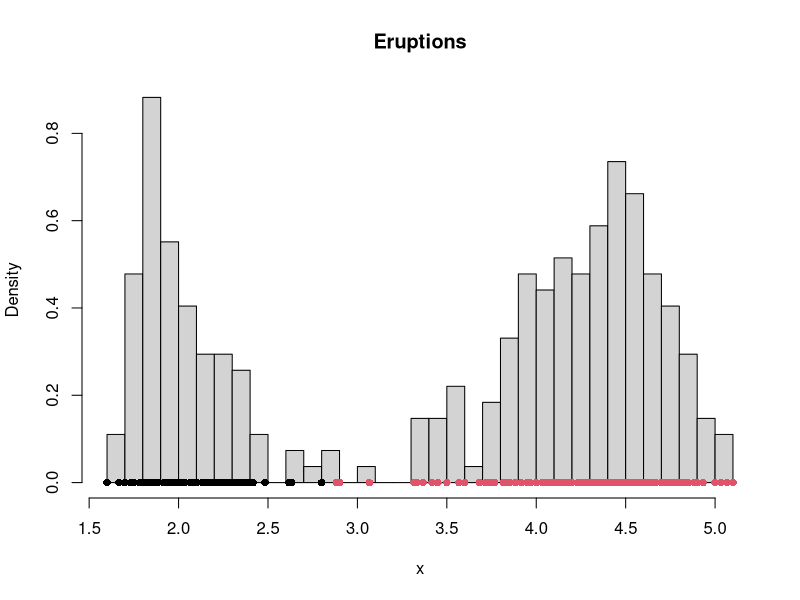
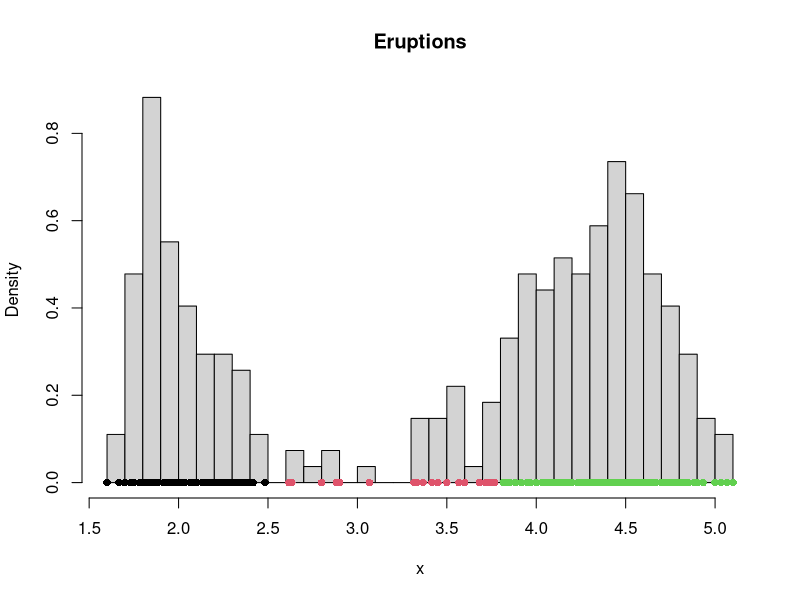
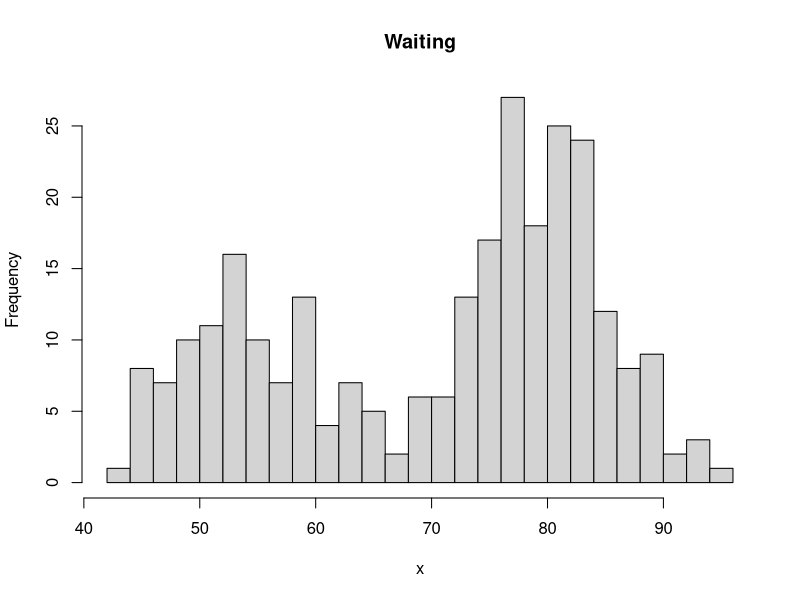

These figures' R source, in order: (Note: this script raises an error after producing the figures.)
#####Problem_01:
#Done

#=========================================================================================================
#####Problem_02:

GMMoneDim <- function(x, C)
{
  
  # Starting values
  pis <- runif(C-1, min = 0.2, max = 0.4)
  pis <- c(pis, 1-sum(pis))
  mu <- seq(min(x), max(x), length.out = C)
  sig2 <- rep(var(x) / C, C)
  
  diff <- 100
  tol <- 1e-5
  iter <- 0
  
  current <- c(pis, mu, sig2)
  
  while(diff>tol)
  {
    iter <- iter + 1
    
    #calculating gamma_ick
    gamma_prob <- matrix(0, nrow = length(x), ncol = C)
    for(c in 1:C)
    {
      gamma_prob[ ,c]  <- dnorm(x, mean = mu[c], sd = sqrt(sig2[c]))* pis[c]
    }
    Ep <- gamma_prob/(rowSums(gamma_prob))
    
    #updating parameters
    pis <- colMeans(Ep)
    mu <- colSums(Ep*x) / colSums(Ep)
    for(c in 1:C)
    {
      sig2[c] <- sum(Ep[,c]*(x - mu[c])^2) / sum(Ep[,c])
    }
    
    update <- c(pis, mu, sig2)
    
    diff <- norm(current - update, type = "2")
    current <- update
  }
  
  #calculating zi's
  gamma_prob <- matrix(0, nrow = length(x), ncol = C)
  for(c in 1:C)
  {
    gamma_prob[ ,c]  <- dnorm(x, mean = mu[c], sd = sqrt(sig2[c]))* pis[c]
  }
  Ep <- gamma_prob/(rowSums(gamma_prob))
  
  Zs <- numeric(length = length(x))
  for (i in 1:length(x))
  {
    Zs[i] <- which(Ep[i,] == max(Ep[i,]))
  }
  
  rtn <- list(Zs, mu, sig2, pis)
}

#rm(list = ls())
data(faithful)
head(faithful)

x <- faithful$eruptions

##for C= 2
erup2 <- GMMoneDim(x,2)
erup2

hist(x, breaks = 30, main = "Eruptions", freq = FALSE)

# add colored points
points(x, rep(0, length(x)), pch = 16, col = erup2[[1]])

##for C= 3
erup3 <- GMMoneDim(x,3)
erup3

hist(x, breaks = 30, main = "Eruptions", freq = FALSE)

# add colored points
points(x, rep(0, length(x)), pch = 16, col = erup3[[1]])


#=========================================================================================================
#####Problem_03:

log.like <- function(x, mu, sig2, pis)
{
  n <- length(x)
  C <- length(mu)
  track <- 0
  for(i in 1:n)
  {
    track2 <- 0
    for (c in 1:C)
    {
      track2 = track2 + pis[c] * dnorm(x[i], mu[c],sqrt(sig2[c]))
    }
    track <- track + log(track2)
  }
  return(track)
}

BIC <- function(x, C)
{
  #C = 2
  output <- GMMoneDim(x,C)
  mu <- output[[2]]
  sig2 <- output[[3]]
  pis <- output[[4]]
  lghd <- log.like(x, mu, sig2, pis)
  p <- 1
  K <- C*p^2 + p*C + C - 1
  n <- length(x)
  ret <- lghd - K * log(n)
  return(ret)
}

BIC(x,2)
BIC(x,3)
BIC(x,4)

#So, BIC is highest for C = 2. So, C = 2 is the best choice.


#=========================================================================================================
#####Problem_04:

#rm(list = ls())
data(faithful)
head(faithful)

x <- faithful$waiting

hist(x, breaks = 30, main = "Waiting")

#from histogram it looks like there are two groups. But we'll check it by BIC.

BIC(x,2)
BIC(x,3)
BIC(x,4)

#So here also C = 2 is best. 

wait <- GMMoneDim(x,2)
wait

hist(x, breaks = 30, main = "Eruptions", freq = FALSE)

# add colored points
points(x, rep(0, length(x)), pch = 16, col = wait[[1]])

#=========================================================================================================
#####Problem_05:
#understood

#=========================================================================================================
#####Problem_06:



GMMforD <- function(x, C, pis, mu, sig2)
{
  p <- dim(x)[2]
  
  diff <- 100
  tol <- 1e-5
  iter <- 0
  
  #setting current as a vector
  current <- c(pis, as.vector(mu), as.vector(sig2))
  
  #while loop
  while(diff>tol)
  {
    iter <- iter + 1
    
    library(mvtnorm)
    
    #calculating gamma_ick
    gamma_prob <- matrix(0, nrow = nrow(x), ncol = C)
    for(c in 1:C)
    {
      gamma_prob[ ,c]  <- dmvnorm(x, mean = mu[,c], sigma = sig2[, , c])* pis[c]
    }
    Ep <- gamma_prob/(rowSums(gamma_prob))
    
    #updating parameters
    pis <- colMeans(Ep)
    
    mu <- matrix(0, ncol = C, nrow = p)
    for (c in 1:C)
    {
      mu[ ,c] <- colSums(Ep[,c]*x) / colSums(Ep)[c]
    }

    sig2 <- array(0, dim = c(p,p,C))
    for (c in 1:C)
    {
      sig2.c <- matrix(0, nrow = 2, ncol = 2)
      for (i in 1:nrow(x))
      {
        sig2.c <- sig2.c + Ep[i,c] * (x[i,] - mu[,c]) %*% t((x[i,] - mu[,c]))
      }
      sig2[, , c] <- sig2.c / colSums(Ep)[c] + + diag(0.01, p)
    }
    
    
    #setting current as a vector
    update <- c(pis, as.vector(mu), as.vector(sig2))
    
    #calculating the gap between current and update
    diff <- norm(current - update, type = "2")
    current <- update
    
    #print(paste0("We are at iteration : ", iter))
    
  }
  
  #calculating zi's
  gamma_prob <- matrix(0, nrow = nrow(x), ncol = C)
  for(c in 1:C)
  {
    gamma_prob[ ,c]  <- dmvnorm(x, mean = mu[,c], sigma = sig2[, , c])* pis[c]
  }
  Ep <- gamma_prob/(rowSums(gamma_prob))
  
  Zs <- numeric(length = nrow(x))
  for (i in 1:nrow(x))
  {
    Zs[i] <- which(Ep[i,] == max(Ep[i,]))
  }
  
  rtn <- list(Zs, mu, sig2, pis, iter)
  return(rtn)
}

#=========================================================================================================
#####Problem_07:

data(faithful)
head(faithful)

x <- as.matrix(faithful)
C = 2

#starting from different starting values
#trial 1:
p <- dim(x)[2]

pis <- runif(C-1, min = 0.2, max = 0.4)
pis <- c(pis, 1-sum(pis))

mu <- matrix(0, ncol = C, nrow = p)
for (i in 1:p)
{
  mu[i,] <- seq(min(x[,i]), max(x[,i]), length.out = C)
}

sig2 <- array(0, dim = c(p,p,C))
for (i in 1:p)
{
  for (j in 1:p)
  {
    sig2[i,j, ] <- rep(cov(x[,i],x[,j]) / C, C)
  }
}

output1 <- GMMforD(x, C, pis, mu, sig2)

color <- output1[[1]] + 1
plot(x, col = color, pch = 20)

#trial 2:
pis_1 <- c(0.4, 0.6)

mu_1 <- matrix(c(1,45,6,90), ncol = 2)

sig2_1 <- array(c(0.6,7,7,95,
                0.7,7.5,7.5,90), dim = c(2,2,2))

output2 <- GMMforD(x, C, pis = pis_1, mu = mu_1, sig2 = sig2_1)

color <- output1[[1]] + 2
plot(x, col = color, pch = 20)

#we need more trials but lyaad lagche.

#=========================================================================================================
#####Problem_08:

library(mvtnorm)

log.like <- function(x, mu, sig2, pis)
{
  n <- nrow(x)
  C <- ncol(mu)
  track <- 0
  for(i in 1:n)
  {
    track2 <- 0
    for (c in 1:C)
    {
      track2 = track2 + pis[c] * dmvnorm(x[i, ], mu[ ,c], sig2[, , c])
    }
    track <- track + log(track2)
  }
  return(track)
}

BIC <- function(x, C)
{
  #C = 2
  output <- GMMforD(x,C)
  mu <- output[[2]]
  sig2 <- output[[3]]
  pis <- output[[4]]
  lghd <- log.like(x, mu, sig2, pis)
  p <- ncol(x)
  K <- C*p^2 + p*C + C - 1
  n <- nrow(x)
  ret <- lghd - K * log(n)
  return(ret)
}

data(faithful)
head(faithful)

x <- as.matrix(faithful)

BIC(x,2)
BIC(x,3)
BIC(x,4)

#so best value of C is 2. 

